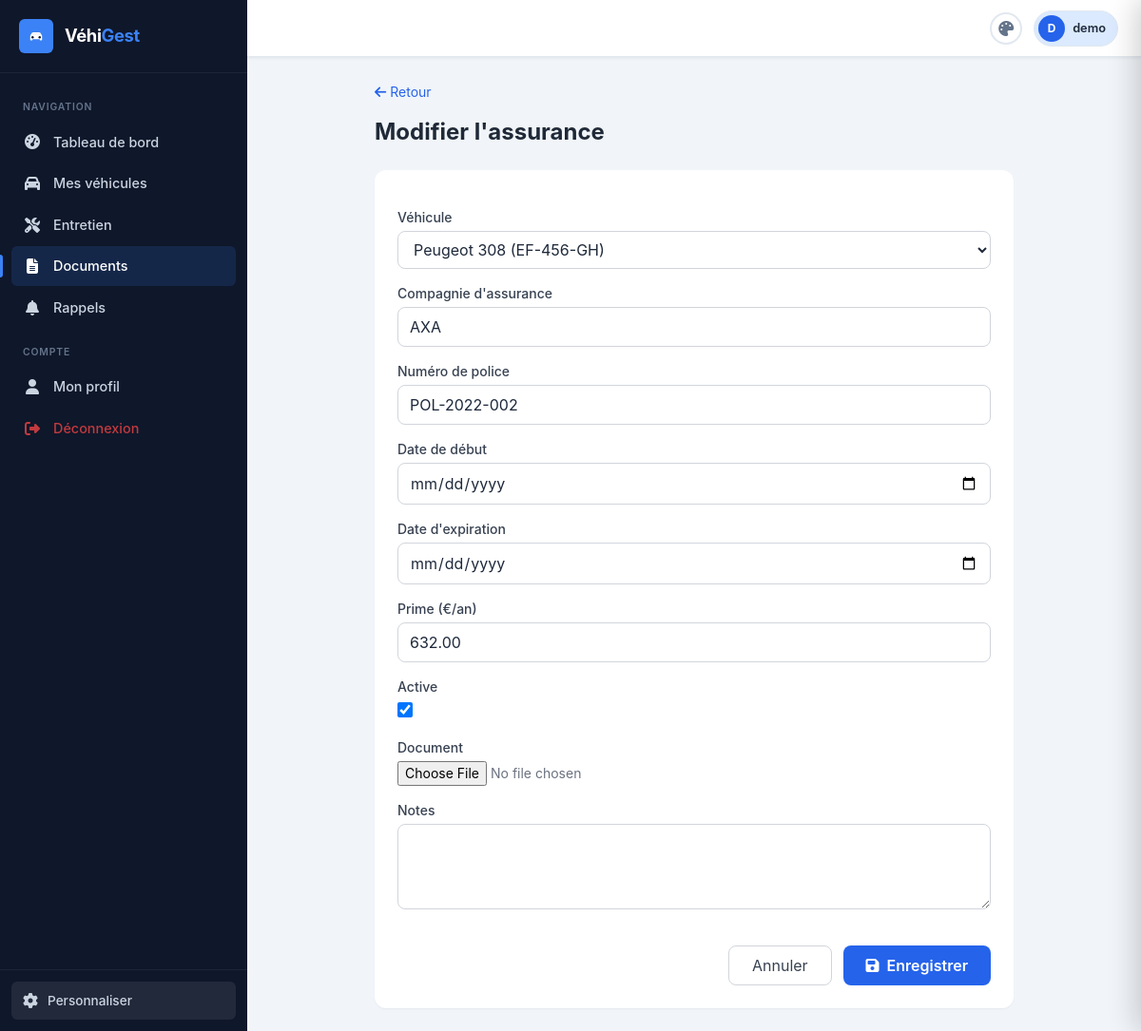
The app's page /documents/assurance/2/modifier/ (signed in) with its own data.
### documents/models.py (models this page shows, shortened)
class Insurance(models.Model):
    vehicle = models.ForeignKey(Vehicle, on_delete=models.CASCADE, related_name='insurances', verbose_name='Véhicule')
    company_name = models.CharField("Compagnie d'assurance", max_length=200)
    policy_number = models.CharField('Numéro de police', max_length=100)
    start_date = models.DateField('Date de début')
    end_date = models.DateField("Date d'expiration")
    premium_amount = models.DecimalField('Prime (€/an)', max_digits=10, decimal_places=2, null=True, blank=True)
    is_active = models.BooleanField('Active', default=True)
    document = models.FileField('Document', upload_to='documents/insurances/', blank=True)
    notes = models.TextField('Notes', blank=True)
    created_at = models.DateTimeField(auto_now_add=True)
    updated_at = models.DateTimeField(auto_now=True)
    class Meta:
        verbose_name = 'Assurance'
        verbose_name_plural = 'Assurances'
        ordering = ['-start_date']

### documents/views.py (the view)
# urls.py: path('assurance/<int:pk>/modifier/', views.insurance_update, name='insurance_update'),
@login_required
def insurance_update(request, pk):
    insurance = get_object_or_404(Insurance, pk=pk, vehicle__user=request.user)
    if request.method == 'POST':
        form = InsuranceForm(user=request.user, data=request.POST, files=request.FILES, instance=insurance)
        if form.is_valid():
            form.save()
            messages.success(request, 'Assurance modifiée avec succès !')
            return redirect('documents:list')
    else:
        form = InsuranceForm(user=request.user, instance=insurance)
    return render(request, 'documents/insurance_form.html', {'form': form, 'title': "Modifier l'assurance"})

### vehicles/models.py (called while the page is built)
    def __str__(self):
        return f"{self.brand} {self.model} ({self.registration_number or 'Sans plaque'})"

### documents/templates/documents/insurance_form.html (shortened to what this page needs)
{% extends "base.html" %}
{% block content %}
<div class="max-w-2xl mx-auto">
    <a href="{% url 'documents:list' %}" class="text-blue-600 hover:underline text-sm mb-4 inline-block"><i class="fas fa-arrow-left mr-1"></i>Retour</a>
    <h1 class="text-2xl font-bold text-gray-800 mb-6">{{ title }}</h1>
    <div class="bg-white rounded-xl shadow-sm p-6">
        <form method="post" enctype="multipart/form-data" class="space-y-4">
            {% for field in form %}
            <div>
                <label class="block text-sm font-medium text-gray-700 mb-1">{{ field.label }}</label>
                {{ field }}
            </div>
            {% endfor %}
            <div class="flex justify-end gap-3 pt-4">
                <a href="{% url 'documents:list' %}" class="px-6 py-2 border border-gray-300 rounded-lg text-gray-700 hover:bg-gray-50 transition">Annuler</a>
                <button type="submit" class="bg-blue-600 text-white px-6 py-2 rounded-lg font-semibold hover:bg-blue-700 transition">
                    <i class="fas fa-save mr-2"></i>Enregistrer
                </button>
            </div>
        </form>
    </div>
</div>
{% endblock %}

### templates/base.html (shortened to what this page needs)
<!DOCTYPE html>
{% load static %}
<html lang="fr" data-theme="light" data-sidebar-style="standard" data-sidebar-color="default" data-font-size="medium">
<head>
    <script src="https://cdn.tailwindcss.com"></script>
    <link rel="stylesheet" href="https://cdnjs.cloudflare.com/ajax/libs/font-awesome/6.5.1/css/all.min.css">
</head>
<body>
    {% if user.is_authenticated %}
    <div class="app-layout">
        <aside class="sidebar" id="sidebar">
            <div class="sidebar-header">
                <div class="sidebar-logo-icon">
                </div>
                <span class="sidebar-brand">Véhi<span>Gest</span></span>
            </div>
            <nav class="sidebar-nav">
                <div class="sidebar-section-title">Navigation</div>
                <a href="{% url 'dashboard:home' %}" class="sidebar-link {% if request.resolver_match.app_name == 'dashboard' %}active{% endif %}">
                    <i class="fas fa-tachometer-alt"></i>
                    <span class="link-text">Tableau de bord</span>
                </a>
                <a href="{% url 'vehicles:list' %}" class="sidebar-link {% if request.resolver_match.app_name == 'vehicles' %}active{% endif %}">
                    <i class="fas fa-car"></i>
                    <span class="link-text">Mes véhicules</span>
                </a>
                <a href="{% url 'maintenance:list' %}" class="sidebar-link {% if request.resolver_match.app_name == 'maintenance' %}active{% endif %}">
                    <i class="fas fa-tools"></i>
                    <span class="link-text">Entretien</span>
                </a>
                <a href="{% url 'documents:list' %}" class="sidebar-link {% if request.resolver_match.app_name == 'documents' %}active{% endif %}">
                    <i class="fas fa-file-alt"></i>
                    <span class="link-text">Documents</span>
                </a>
                <a href="{% url 'notifications:reminders' %}" class="sidebar-link {% if request.resolver_match.app_name == 'notifications' %}active{% endif %}">
                    <i class="fas fa-bell"></i>
                    <span class="link-text">Rappels</span>
                </a>
                <div class="sidebar-section-title">Compte</div>
                <a href="{% url 'accounts:profile' %}" class="sidebar-link">
                    <i class="fas fa-user"></i>
                    <span class="link-text">Mon profil</span>
                </a>
                <a href="{% url 'accounts:logout' %}" class="sidebar-link" style="color:rgba(239,68,68,0.8)">
                    <i class="fas fa-sign-out-alt"></i>
                    <span class="link-text">Déconnexion</span>
                </a>
            </nav>
            <div class="sidebar-footer">
                <button class="settings-btn" onclick="openSettings()">
                    <i class="fas fa-cog"></i>
                    <span>Personnaliser</span>
                </button>
            </div>
        </aside>
        <div class="app-content">
            <header class="topbar">
                <div class="topbar-right">
                    <button onclick="openSettings()" class="theme-btn" title="Personnaliser" style="width:34px;height:34px;border-color:var(--border-color)">
                        <i class="fas fa-palette"></i>
                    </button>
                    <div style="display:flex;align-items:center;gap:8px;padding:4px 12px 4px 4px;border-radius:50px;background:var(--accent-light);border:1px solid var(--border-color)">
                        <div style="width:28px;height:28px;border-radius:50%;background:var(--accent);display:flex;align-items:center;justify-content:center;color:#fff;font-size:0.75rem;font-weight:700">
                            {{ user.username|first|upper }}
                        </div>
                        <span style="font-size:0.8rem;font-weight:600;color:var(--text-primary)">{{ user.username }}</span>
                    </div>
                </div>
            </header>
            <main class="main-area">
                {% block content %}{% endblock %}
            </main>
        </div>
    </div>
    {% else %}
    <main class="min-h-screen" style="background:var(--bg-body)">
        {% block auth_content %}{% endblock %}
    </main>
    {% endif %}
</body>
</html>

### records on screen
Insurance: form "Peugeot 308 (EF-456-GH)" "AXA" "POL-2022-002" "632.00" "☑"

### other values on screen
{{ user.username|first|upper }} "D"
{{ user.username }} "demo"
{{ title }} "Modifier l'assurance"
{{ field.label }} "Véhicule" "Compagnie d'assurance" "Numéro de police" "Date de début" "Date d'expiration" "Prime (€/an)" "Active" "Document" "Notes"
